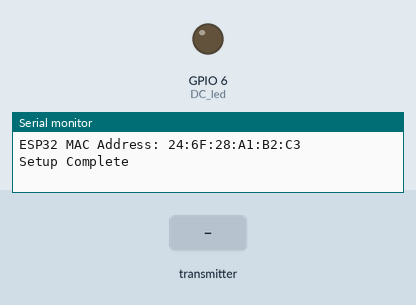
The sketch below on a simulated ESP32. On the bench: output pins drawn as LEDs (lit = HIGH), the last lines printed to the serial monitor. The inputs (shaded band) are chosen by the test bench. WiFi joins after 1.5 s; servers stay silent unless stated.

Above: at 1.2 s.
1.3 s: the transmitter starts sending CollectorState = 1
At 1.77 s:
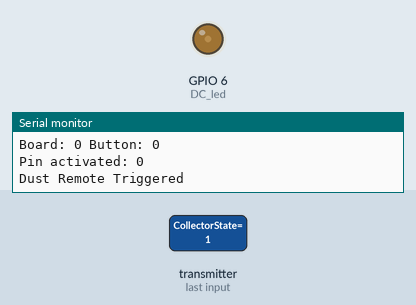
At 2.28 s:
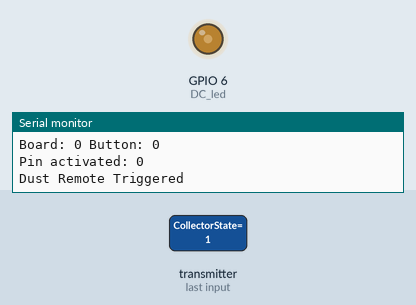
4.3 s: the transmitter starts sending CollectorState = 0
Timing chart, 0 to 7.3 s (numbered marks = the images above; inputs shaded):
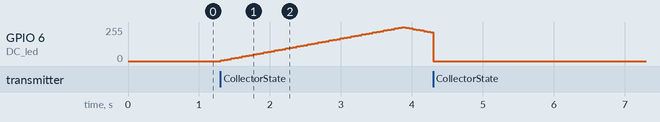

Measured:
- after the input at 1.3 s, GPIO 6 (DC_led): rises from 0/255 to 255/255 in 2.6 s, then falls to 215/255 in 0.41 s

The sketch:

Dust_Collection_Central_Node.ino
```cpp
#include <esp_now.h>
#include <WiFi.h>
#define number_control_boards 3
const int NUM_PEERS = number_control_boards+1;
#define analogpulse 0
const uint8_t broadcastAddresses[NUM_PEERS][6] = {
  {0xF0, 0xF5, 0xBD, 0x2C, 0xFF, 0x80}, // #3  Tablesaw Board
  {0xF0, 0xF5, 0xBD, 0x2D, 0x03, 0x58}, //#2   Chopsaw Board
  {0x8C, 0xBF, 0xEA, 0xCF, 0x82, 0x3C}, // #1  Bandsaw board
  {0xF0, 0xF5, 0xBD, 0x2C, 0xF9, 0xE0},  //DC V2*/
};

typedef struct struct_message {
  bool CollectorState;
  bool ExtraState;
  int button;
  int board;
  bool reboot;
} struct_message;

struct_message myData;
int value = 0;
int last_active = 10;
const int DC_led = 6;
const int LED_binds[3][4] = {

      {9,5,45,45},
        {1,2,3,4},
            {7,8,45,45},
};

int t1 = 0;
int t2 = 0;
bool new_states = false;

void setup() {
  // put your setup code here, to run once:
  Serial.begin(115200);
//  pinMode(LED_BUILTIN,OUTPUT);
  /*pinMode(DC_led,OUTPUT);
  for(int i = 0; i < 3; i++){
    for(int j = 0; j < 4; j++){
      pinMode(LED_binds[i][j],OUTPUT);
    }
  }*/
  WiFi.mode(WIFI_STA);
  WiFi.begin();

  Serial.print("ESP32 MAC Address: ");
  Serial.println(WiFi.macAddress());

  if (esp_now_init() != ESP_OK) {
    Serial.println("Error initializing ESP-NOW");
    return;
  }

  esp_now_register_recv_cb(OnDataRecv);
  esp_now_register_send_cb(OnDataSent);

  for (int i = 0; i < NUM_PEERS; i++) {
    esp_now_peer_info_t peerInfo;
    memcpy(peerInfo.peer_addr, broadcastAddresses[i], 6);
    peerInfo.channel = 0;
    peerInfo.encrypt = false;
    if (esp_now_add_peer(&peerInfo) != ESP_OK) {
      Serial.println("Failed to add peer");
      return;
    }
  }


  Serial.println("Setup Complete");
}


void loop() {
//blink_active();
static int light = 0;
static int interval = 5;
  // put your main code here, to run repeatedly:
if(myData.CollectorState == 0){
  analogWrite(DC_led,0);
}
else{
  if(millis() > t1 + 50){
    t1 = millis();
    light += interval;
    if(light >= 255){
      light = 255;
      interval = interval * -1;
    }
    if(light <= 0){
      light = 0;
      interval = interval * -1;
    }
    analogWrite(DC_led,light);
    if(analogpulse == 1){
      analogWrite(value,light);}
    else{
      digitalWrite(value,1);
    }
  }
}
if(new_states == true && millis() > t2 + 2000){
  new_states = false;
  push_new_states();
}}

void OnDataRecv(const esp_now_recv_info* recv_info, const uint8_t* incomingData, int len) {
  memcpy(&myData, incomingData, sizeof(myData));
  if(myData.reboot == true){
    Serial.println("Received reboot command");
    esp_restart();
  }
  t2 = millis();
  new_states = true;
  last_active = 10;
  Serial.print("DC State ");
  Serial.println(myData.CollectorState);
  Serial.print("Board: ");
  Serial.print(myData.board);
  Serial.print(" Button: ");
  Serial.println(myData.button);
  status_update();
  if(myData.board != 0){}

  else{
    Serial.println("Dust Remote Triggered");
  }
}

void OnDataSent(const uint8_t *mac_addr, esp_now_send_status_t status) {
  Serial.print("Status: ");
  Serial.println(status == ESP_NOW_SEND_SUCCESS ? "Delivery Success" : "Delivery Fail");
}

void status_update(){
wipe_status();

value = LED_binds[myData.board-1][myData.button-1];
Serial.print("Pin activated: ");
Serial.println(value);

}

void wipe_status(){
  for(int i = 0; i < 3; i++){
    for(int j = 0; j < 4; j++){
      if(analogpulse == 1){
      analogWrite(LED_binds[i][j],0);
    }
    else{
      digitalWrite(LED_binds[i][j],0);
    }}
  }
}

void push_new_states(){
  Serial.println("Sending New States");
  for (int j = 0; j < NUM_PEERS; j++) {
    if(j != myData.board-1){
    //Serial.print("Sending To: ");
    //Serial.println(j+1);
    esp_now_send(broadcastAddresses[j], (uint8_t *) &myData, sizeof(myData));
    delay(50);}}
      }
void blink_active(){
  static bool LED = false;
  static unsigned long internal_timer = 0;
  unsigned long time_current = millis() ;
  if(LED == false){
    if(time_current > internal_timer+500){
      LED = true;
//      digitalWrite(LED_BUILTIN,LED);
      internal_timer = time_current;
    }}

  if(LED == true){
    if(time_current > internal_timer+1500){
      LED = false;
 //     digitalWrite(LED_BUILTIN,LED);
      internal_timer = time_current;
    }}

}
```
